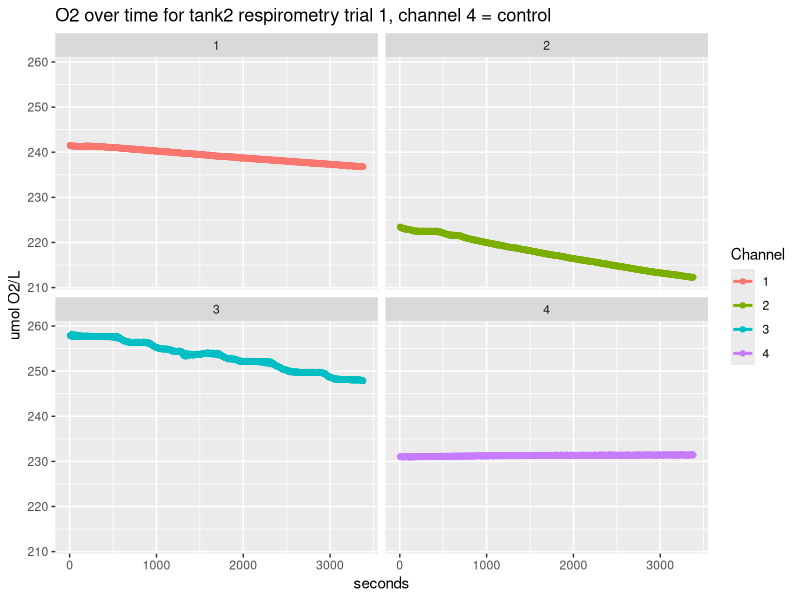
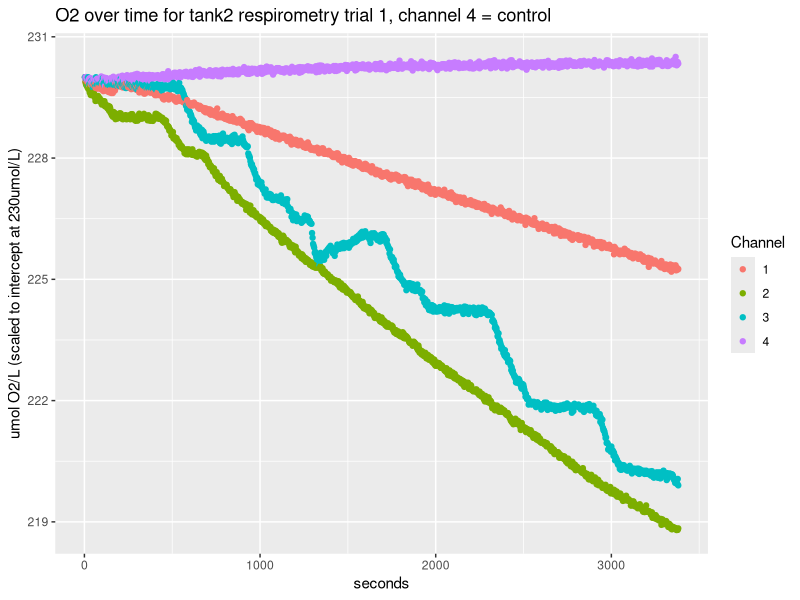
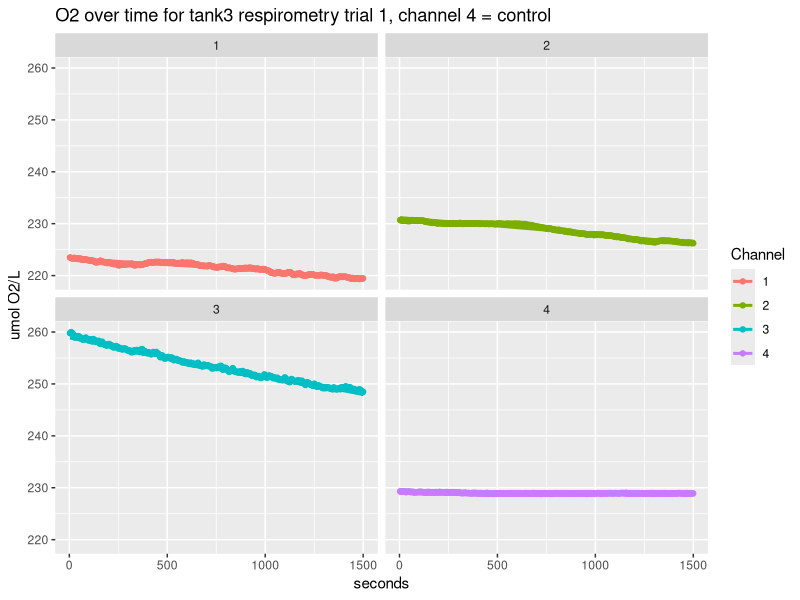
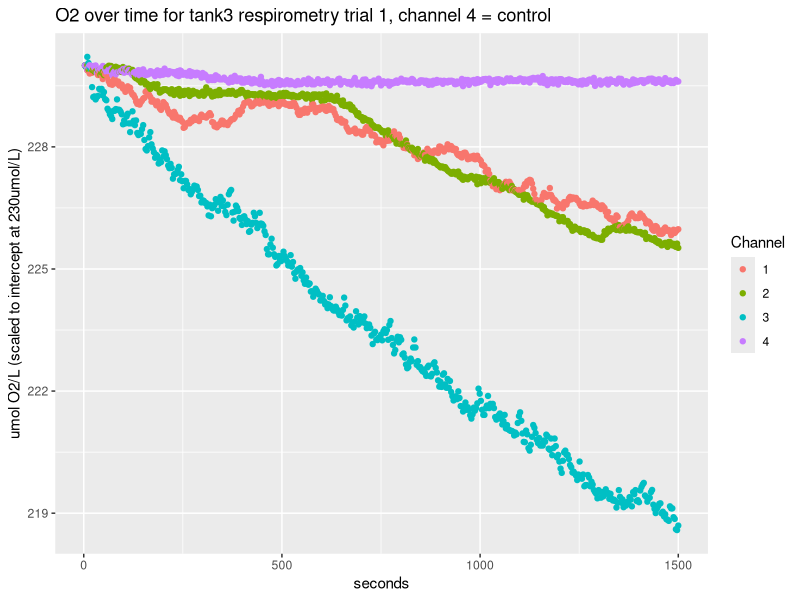
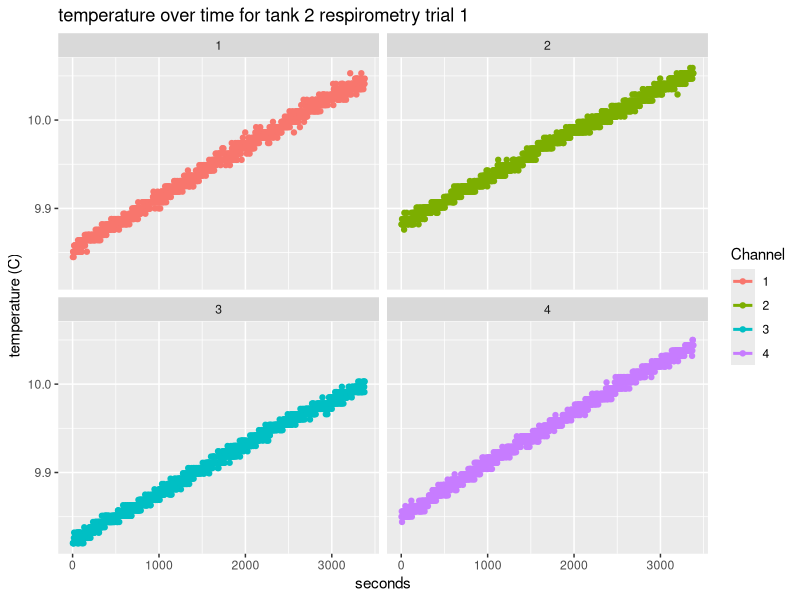
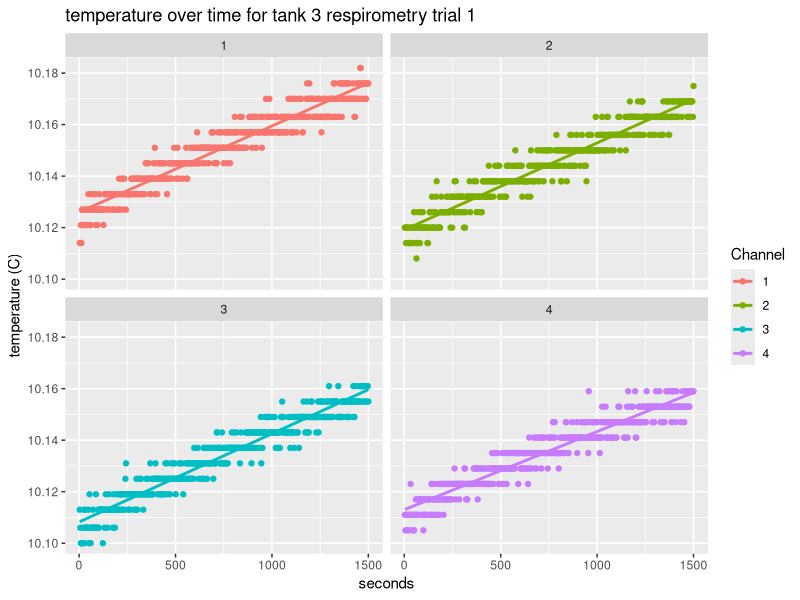
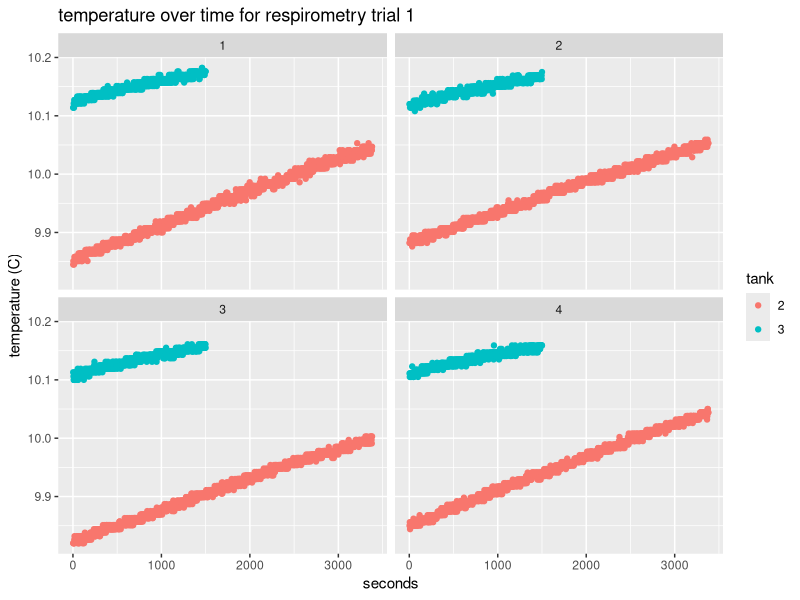
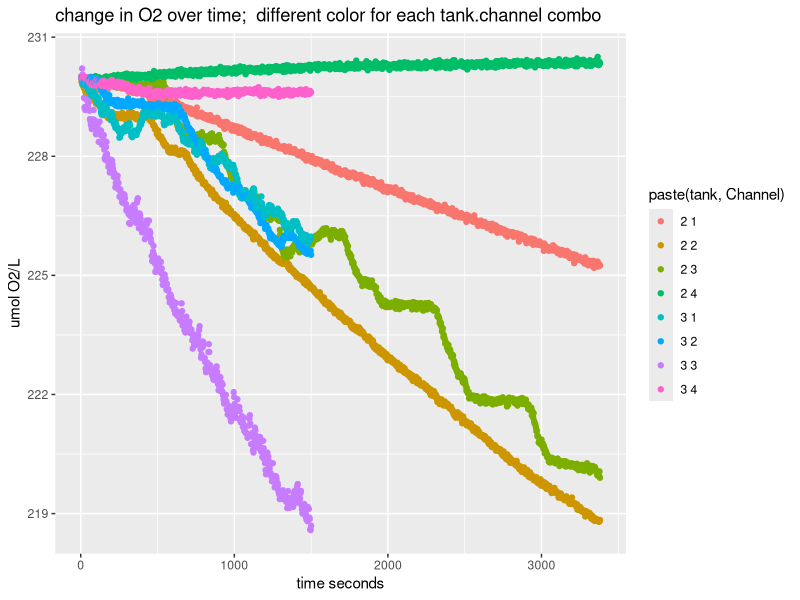

Generate these figures, in order, with R:
## ---- chunk 1
library(ggplot2)
library(tidyr)
library(dplyr)
library(knitr)
library(kableExtra)
## ---- chunk 2
#Read in data
resp_data_tank2_1 <- read.csv("../data/20181203/tank2/20181203_ch1_O2.csv", skip = 1)
resp_data_tank2_2 <- read.csv("../data/20181203/tank2/20181203_ch2_O2.csv", skip = 1)
resp_data_tank2_3 <- read.csv("../data/20181203/tank2/20181203_ch3_O2.csv", skip = 1)
resp_data_tank2_C <- read.csv("../data/20181203/tank2/20181203_ch4_O2.csv", skip = 1)
resp_data_tank3_1 <- read.csv("../data/20181203/tank3/20181203_ch1_O2_tank3.csv", skip = 1)
resp_data_tank3_2 <- read.csv("../data/20181203/tank3/20181203_ch2_O2_tank3.csv", skip = 1)
resp_data_tank3_3 <- read.csv("../data/20181203/tank3/20181203_ch3_O2_tank3.csv", skip = 1)
resp_data_tank3_C <- read.csv("../data/20181203/tank3/20181203_ch4_O2_tank3.csv", skip = 1)

#remove last row from all dataframes
resp_data_tank2_1 <- resp_data_tank2_1[1:nrow(resp_data_tank2_1)-1,]
resp_data_tank2_2 <- resp_data_tank2_2[1:nrow(resp_data_tank2_2)-1,]
resp_data_tank2_3 <- resp_data_tank2_3[1:nrow(resp_data_tank2_3)-1,]
resp_data_tank2_C <- resp_data_tank2_C[1:nrow(resp_data_tank2_C)-1,]
resp_data_tank3_1 <- resp_data_tank3_1[1:nrow(resp_data_tank3_1)-1,]
resp_data_tank3_2 <- resp_data_tank3_2[1:nrow(resp_data_tank3_2)-1,]
resp_data_tank3_3 <- resp_data_tank3_3[1:nrow(resp_data_tank3_3)-1,]
resp_data_tank3_C <- resp_data_tank3_C[1:nrow(resp_data_tank3_C)-1,]
## ---- chunk 3
#clean up data
# merge all channel data for tank 2
tank2 <- rbind(resp_data_tank2_C, resp_data_tank2_3, resp_data_tank2_1, resp_data_tank2_2)
tank3 <- rbind(resp_data_tank3_C,resp_data_tank3_3, resp_data_tank3_2, resp_data_tank3_1)

#convert date column to date class
tank2$DateTime <- as.POSIXct(paste(tank2$Date, tank2$Time), format = "%m/%d/%Y %H:%M:%S")
tank3$DateTime <- as.POSIXct(paste(tank3$Date, tank3$Time), format = "%m/%d/%Y %H:%M:%S")

#exclude prelinimary data not part of trial
tank2 <- tank2[which(tank2$DateTime > as.POSIXct("2018-12-03 16:00:00")),]


#subset tank 3 data out because Oxy10 software combined it with tank2 data
tank3 <- tank3[which(tank3$DateTime > format("2018-12-03 17:14:10", format = "%m/%d/%Y %H:%M:%S")),]

#spread O2 channel data across columns
tank3_spread <- spread(tank3[,c("Time", "Channel", "Value")], "Channel", "Value")
tank2_spread <- spread(tank2[,c("Time", "Channel", "Value")], "Channel", "Value")
#create a time period column
tank3_spread$interval_3sec <- seq(1:nrow(tank3_spread))
tank2_spread$interval_3sec <- seq(1:nrow(tank2_spread))
## ---- chunk 4
####normalizing data so intercept is irrelevant
fixed_int <- 230

### create adjustment factor objects to get all data on the same intercept
adj1 <- fixed_int - tank2_spread[which(tank2_spread$interval_3sec == "1"),"1"]
adj2 <- fixed_int - tank2_spread[which(tank2_spread$interval_3sec == "1"),"2"]
adj3 <- fixed_int - tank2_spread[which(tank2_spread$interval_3sec == "1"),"3"]
adj4 <- fixed_int - tank2_spread[which(tank2_spread$interval_3sec == "1"),"4"]

## add the adjustment factor to the O2 vals
tank2_spread$trans1 <- tank2_spread$`1` + adj1
tank2_spread$trans2 <- tank2_spread$`2` + adj2
tank2_spread$trans3 <- tank2_spread$`3` + adj3
tank2_spread$trans4 <- tank2_spread$`4` + adj4

adj1 <- fixed_int - tank3_spread[which(tank3_spread$interval_3sec == "1"),"1"]
adj2 <- fixed_int - tank3_spread[which(tank3_spread$interval_3sec == "1"),"2"]
adj3 <- fixed_int - tank3_spread[which(tank3_spread$interval_3sec == "1"),"3"]
adj4 <- fixed_int - tank3_spread[which(tank3_spread$interval_3sec == "1"),"4"]

## add the adjustment factor to the O2 vals
tank3_spread$trans1 <- tank3_spread$`1` + adj1
tank3_spread$trans2 <- tank3_spread$`2` + adj2
tank3_spread$trans3 <- tank3_spread$`3` + adj3
tank3_spread$trans4 <- tank3_spread$`4` + adj4


## reshape transformed values data back to long format and save a seperate dataframe
tank3_spread_trans <- gather(tank3_spread[,-c(2:5)], "Channel","TransValue", 3:6)
tank2_spread_trans <- gather(tank2_spread[,-c(2:5)], "Channel","TransValue", 3:6)
tank3_spread_trans$Channel <- gsub("trans","",tank3_spread_trans$Channel)
tank2_spread_trans$Channel <- gsub("trans","",tank2_spread_trans$Channel)


#reshape original O2 channel data back to long format
tank3_spread <- gather(tank3_spread[,-c(7:10)], "Channel","Value", 2:5)
tank2_spread <- gather(tank2_spread[,-c(7:10)], "Channel","Value", 2:5)

#merge data with interval info and transformed data with rest of presens data
tank3 <- merge(tank3, tank3_spread, by= c("Time", "Channel", "Value"))
tank2 <- merge(tank2, tank2_spread, by= c("Time", "Channel", "Value"))
tank3 <- merge(tank3, tank3_spread_trans, by= c("Time", "Channel", "interval_3sec"))
tank2 <- merge(tank2, tank2_spread_trans, by= c("Time", "Channel","interval_3sec"))

#add column to specify tank number for merging both files
tank2$tank <- "2"
tank3$tank <- "3"

#merge both tanks' data for plotting
tank2_3 <- rbind(tank2, tank3)

#create column for seconds
tank2$sec <- tank2$interval_3sec*3
tank3$sec <- tank3$interval_3sec*3
tank2_3$sec <- tank2_3$interval_3sec*3
## ---- chunk 5
ggplot(tank2, aes(sec,Value, color = Channel)) + geom_point() + geom_smooth(method='lm', se = FALSE) + facet_wrap(~Channel) + xlab("seconds") + ylab("umol O2/L") + ggtitle("O2 over time for tank2 respirometry trial 1, channel 4 = control")

ggplot(tank2, aes(sec,TransValue, color = Channel)) + geom_point() + xlab("seconds") + ylab("umol O2/L (scaled to intercept at 230umol/L)") + ggtitle("O2 over time for tank2 respirometry trial 1, channel 4 = control")
## ---- chunk 6
ggplot(tank3, aes(sec,Value, color = Channel)) + geom_point() + geom_smooth(method='lm', se = FALSE) + facet_wrap(~Channel) + xlab("seconds") + ylab("umol O2/L") + ggtitle("O2 over time for tank3 respirometry trial 1, channel 4 = control")

ggplot(tank3, aes(sec,TransValue, color = Channel)) + geom_point() + xlab("seconds") + ylab("umol O2/L (scaled to intercept at 230umol/L)") + ggtitle("O2 over time for tank3 respirometry trial 1, channel 4 = control")

## ---- chunk 7
ggplot(tank2, aes(sec,Temp, color = Channel)) + geom_point() + geom_smooth(method='lm', se = FALSE) + facet_wrap(~Channel) + xlab("seconds") + ylab("temperature (C)") + ggtitle("temperature over time for tank 2 respirometry trial 1")
## ---- chunk 8
ggplot(tank3, aes(sec,Temp, color = Channel)) + geom_point() + geom_smooth(method='lm', se = FALSE) + facet_wrap(~Channel) + xlab("seconds") + ylab("temperature (C)") + ggtitle("temperature over time for tank 3 respirometry trial 1")
## ---- chunk 9
ggplot(tank2_3, aes(sec,Temp, color = tank)) + geom_point() + facet_wrap(~Channel) + xlab("seconds") + ylab("temperature (C)") + ggtitle("temperature over time for respirometry trial 1")
## ---- chunk 10
ggplot(tank2_3, aes(sec,TransValue)) + geom_point(aes(color = paste(tank,Channel))) + xlab("time seconds") + ylab("umol O2/L") + ggtitle("change in O2 over time;  different color for each tank.channel combo")

#plot with common colors for channels and tanks
ggplot(tank2_3, aes(sec,TransValue)) + geom_point(aes(color = tank)) + scale_color_manual(values = c("turquoise", "black", "black", "black", "darkgrey", "coral","black", "black", "black", "darkgrey")) + geom_line(aes(sec, TransValue,color = paste(tank,Channel))) + theme_bw() + xlab("time (seconds)") + ylab("umol O2/L (scaled to intercept at 230umol/L)") + ggtitle("change in O2 over time;  common colors for tanks and channels")

## ---- chunk 11
#fit lines for transformed values
fit1 <- lm(TransValue ~ sec, data = tank2[which(tank2$Channel == "1"),])
fit2 <- lm(TransValue ~ sec, data = tank2[which(tank2$Channel == "2"),])
fit3 <- lm(TransValue ~ sec, data = tank2[which(tank2$Channel == "3"),])
fit4 <- lm(TransValue ~ sec, data = tank2[which(tank2$Channel == "4"),])
Tank2TRANSslopeIntercept <- data.frame(rbind(fit1$coefficients, fit2$coefficients, fit3$coefficients, fit4$coefficients))
colnames(Tank2TRANSslopeIntercept) <- c("Intercept (umol/L)", "slope (umol^-L/time (sec.))")
Tank2TRANSslopeIntercept$Tank <- "2"
Tank2TRANSslopeIntercept$Channel <- row.names(Tank2TRANSslopeIntercept)
Tank2TRANSslopeIntercept$Subject <- c("test", "test","test","control")
Tank2TRANSslopeIntercept$Treatment <- "low"

#fit a line to the O2 values for tank 3
fit1 <- lm(TransValue ~ sec, data = tank3[which(tank3$Channel == "1"),])
fit2 <- lm(TransValue ~ sec, data = tank3[which(tank3$Channel == "2"),])
fit3 <- lm(TransValue ~ sec, data = tank3[which(tank3$Channel == "3"),])
fit4 <- lm(TransValue ~ sec, data = tank3[which(tank3$Channel == "4"),])
Tank3TRANSslopeIntercept <- data.frame(rbind(fit1$coefficients, fit2$coefficients, fit3$coefficients, fit4$coefficients))
colnames(Tank3TRANSslopeIntercept) <- c("Intercept (umol/L)", "slope (umol^-L/time (sec.))")
Tank3TRANSslopeIntercept$Tank <- "3"
Tank3TRANSslopeIntercept$Channel <- row.names(Tank3TRANSslopeIntercept)
Tank3TRANSslopeIntercept$Subject <- c("test", "test","test","control")
Tank3TRANSslopeIntercept$Treatment <- "ambient"

tank2_3TRANSslopeIntercept <- rbind(Tank2TRANSslopeIntercept,Tank3TRANSslopeIntercept)
kable(tank2_3TRANSslopeIntercept, format = "markdown")

## ---- chunk 12
ggplot(tank2_3TRANSslopeIntercept[which(tank2_3TRANSslopeIntercept$Channel != "4"),c(2,6)]) + geom_boxplot(aes(Treatment,`slope (umol^-L/time (sec.))`, fill = Treatment)) + ggtitle("boxplots of change in O2 for channels 1-3 (controls not included)")
